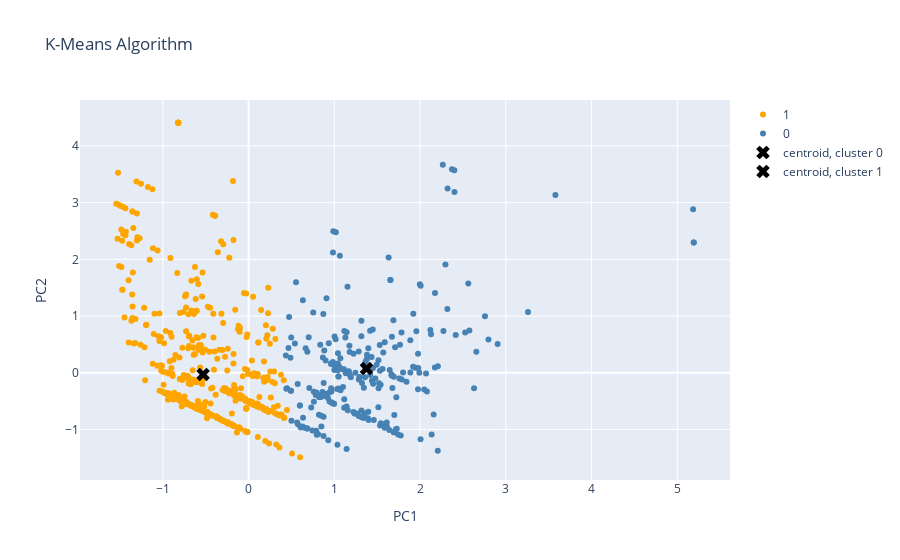

The notebook cell saved with this chart:
### Code cell
colors = ['orange', 'steelblue']
cyclecolors = cycle(colors)
color = next(cyclecolors)
kmeans_clusters = pca_df.KMeans_Defined_Clusters.unique()
kmeans_centroids = centroids_df.cluster_centroid.unique()
data_kmeans = []
for cluster in kmeans_clusters:
    scatter_obj_cluster_kmeans = go.Scatter(x=pca_df[(pca_df['KMeans_Defined_Clusters'] == cluster)]['PC1'],
                                            y=pca_df[(pca_df['KMeans_Defined_Clusters'] == cluster)]['PC2'],
                                            mode='markers',
                                            name=cluster,
                                            marker_color=color)
    data_kmeans.append(scatter_obj_cluster_kmeans)
    color = next(cyclecolors)

for centroid in kmeans_centroids:
    scatter_obj_centroid_kmeans = go.Scatter(x=centroids_df[(centroids_df['cluster_centroid'] == centroid)]['X_coord'],
                                             y=centroids_df[(centroids_df['cluster_centroid'] == centroid)]['Y_coord'],
                                             mode='markers',
                                             name=centroid,
                                             marker_size=12,
                                             marker_symbol='x-dot',
                                             marker_color='black')
    data_kmeans.append(scatter_obj_centroid_kmeans)

layout_kmeans = go.Layout(title='K-Means Algorithm',
                          xaxis=dict(title='PC1'), yaxis=dict(title='PC2'))

fig_kmeans = go.Figure(data=data_kmeans, layout=layout_kmeans)
fig_kmeans.show()

### Figure 1 — Plotly figure (JSON) as saved in the notebook; plotly's stock layout.template omitted (floating-point values rounded to 4 significant figures; data arrays with more than 128 entries replaced by an {"elided": "..."} marker saying what was removed)
{"data": [{"marker": {"color": "orange"}, "mode": "markers", "name": "1", "type": "scatter", "x": {"elided": "643 float values"}, "y": {"elided": "643 float values"}}, {"marker": {"color": "steelblue"}, "mode": "markers", "name": "0", "type": "scatter", "x": {"elided": "248 float values"}, "y": {"elided": "248 float values"}}, {"marker": {"color": "black", "size": 12, "symbol": "x-dot"}, "mode": "markers", "name": "centroid, cluster 0", "type": "scatter", "x": [1.375], "y": [0.07485]}, {"marker": {"color": "black", "size": 12, "symbol": "x-dot"}, "mode": "markers", "name": "centroid, cluster 1", "type": "scatter", "x": [-0.5303], "y": [-0.02887]}], "layout": {"title": {"text": "K-Means Algorithm"}, "xaxis": {"title": {"text": "PC1"}}, "yaxis": {"title": {"text": "PC2"}}}}
